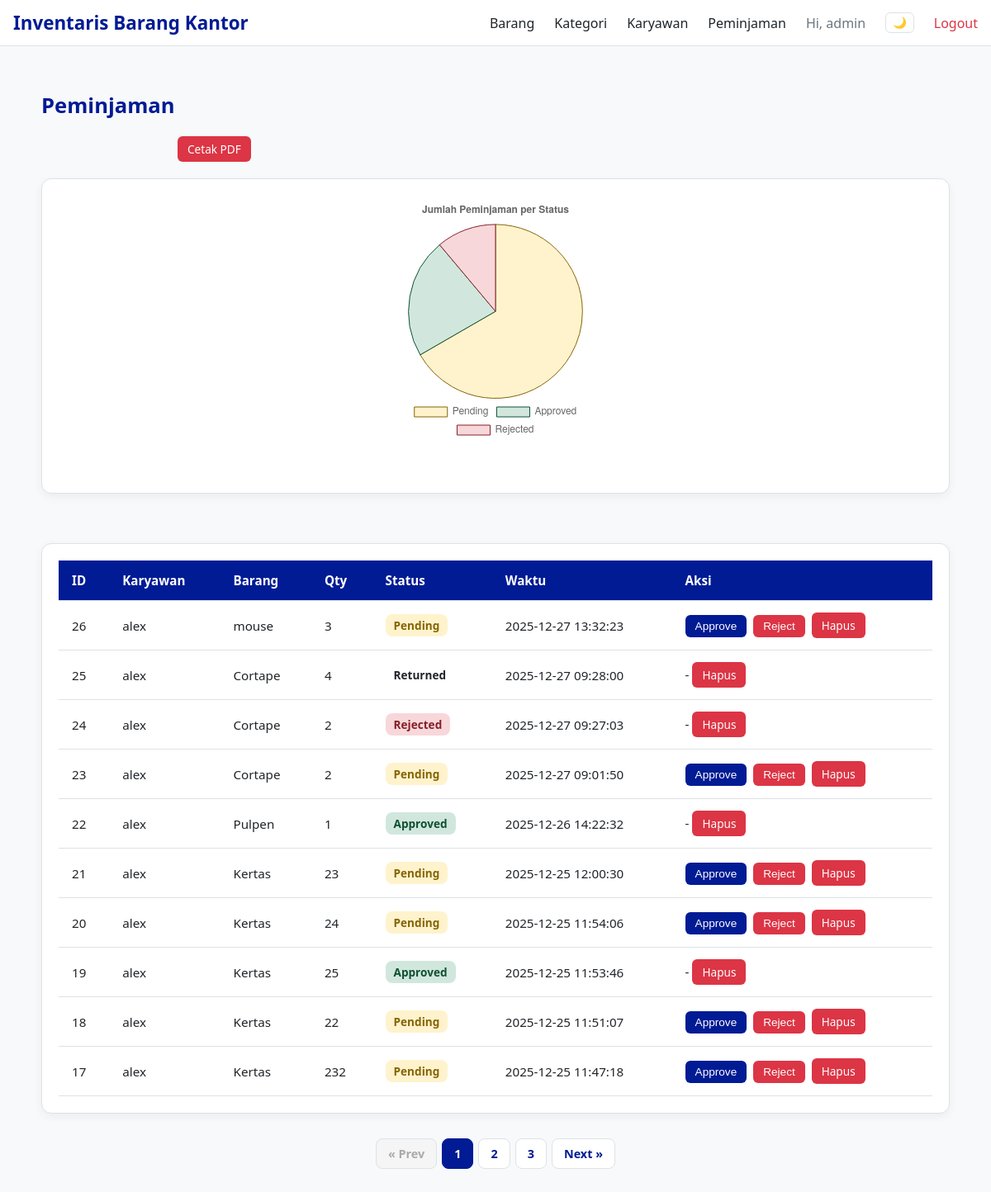
Screenshot of /?url=admin/loans (signed in) with the database file from the repository.
### tables this page shows
CREATE TABLE `loans` (
  `id` int(11) NOT NULL,
  `employee_id` int(11) NOT NULL,
  `item_id` int(11) NOT NULL,
  `quantity` int(11) NOT NULL DEFAULT 1,
  `status` enum('pending','approved','rejected','returned') DEFAULT 'pending',
  `requested_at` timestamp NOT NULL DEFAULT current_timestamp(),
  `processed_at` datetime DEFAULT NULL
);

CREATE TABLE `employees` (
  `id` int(11) NOT NULL,
  `name` varchar(100) NOT NULL,
  `email` varchar(100) NOT NULL,
  `password` varchar(255) NOT NULL,
  `role` enum('admin','karyawan') NOT NULL DEFAULT 'karyawan',
  `created_at` timestamp NOT NULL DEFAULT current_timestamp()
);

CREATE TABLE `items` (
  `id` int(11) NOT NULL,
  `category_id` int(11) NOT NULL,
  `name` varchar(150) NOT NULL,
  `quantity` int(11) NOT NULL DEFAULT 0,
  `description` text DEFAULT NULL,
  `condition` enum('bagus','rusak') NOT NULL DEFAULT 'bagus'
);

### app/controllers/AdminController.php (called while the page is built, shortened)
<?php
require_once __DIR__.'/../models/Loan.php';
class AdminController {
   public function loans()
{
    $loanModel = new loan();
    $limit = 10;
    $page = isset($_GET['page']) ? (int)$_GET['page'] : 1;
    $page = max($page, 1);
    $offset = ($page - 1) * $limit;
    $totalLoans = $loanModel->countAll();
    $totalPages = ceil($totalLoans / $limit);
    $loans = $loanModel->getPaginated($limit, $offset);
    require __DIR__ . '/../views/admin/loans.php';
}
}

### config/database.php (called while the page is built)
<?php
return [ 'host'=>'127.0.0.1','db'=>'inventaris12','user'=>'root','pass'=>'','charset'=>'utf8mb4' ];

### app/models/Model.php (called while the page is built, shortened)
<?php
class Model
{
    public function __construct()
    {
        $cfg = require __DIR__ . '/../../config/database.php';
        $dsn = "mysql:host={$cfg['host']};dbname={$cfg['db']};charset={$cfg['charset']}";
        $this->pdo = new PDO(
            $dsn,
            $cfg['user'],
            $cfg['pass'],
            [
                PDO::ATTR_ERRMODE => PDO::ERRMODE_EXCEPTION
            ]
        );
    }
}

### app/models/Loan.php (called while the page is built, shortened)
<?php
require_once __DIR__ . '/Model.php';
class Loan extends Model
{
public function getPaginated($limit, $offset)
{
    $stmt = $this->pdo->prepare("
        SELECT loans.*, employees.name AS employee_name, items.name AS item_name
        FROM loans
        JOIN employees ON loans.employee_id = employees.id
        JOIN items ON loans.item_id = items.id
        ORDER BY loans.requested_at DESC
        LIMIT :limit OFFSET :offset
    ");
    $stmt->bindValue(':limit', $limit, PDO::PARAM_INT);
    $stmt->bindValue(':offset', $offset, PDO::PARAM_INT);
    $stmt->execute();
    return $stmt->fetchAll(PDO::FETCH_ASSOC);
}
public function countAll()
{
    return $this->pdo->query("SELECT COUNT(*) FROM loans")->fetchColumn();
}
}

### app/views/admin/loans.php (the view, shortened to what this page needs)
<?php require __DIR__.'/../layout/header.php'; ?>
<div class="page-header">
  <h3>Peminjaman</h3>
</div>
<a href="?url=admin/loansPrint" target="_blank" class="btn-sm btn-danger" style="margin-left:215px; margin-bottom:20px;">Cetak PDF</a>
<div class="table-wrapper">
  <canvas id="loanChart"></canvas>
</div>
<?php
$statuses = ['pending'=>0, 'approved'=>0, 'rejected'=>0];
foreach ($loans as $l) {
    $status = strtolower($l['status']);
    if(isset($statuses[$status])) $statuses[$status]++;
}
?>
<script>
const ctx = document.getElementById('loanChart').getContext('2d');
const loanChart = new Chart(ctx, {
    type: 'pie',
    data: {
        labels: ['Pending', 'Approved', 'Rejected'],
        datasets: [{
            data: [
                <?= $statuses['pending'] ?>,
                <?= $statuses['approved'] ?>,
                <?= $statuses['rejected'] ?>
            ],
            backgroundColor: ['#fff3cd','#d1e7dd','#f8d7da'],
            borderColor: ['#856404','#0f5132','#842029'],
            borderWidth: 1
        }]
    },
    options: {
        responsive: true,
        plugins: {
            title: { display: true, text: 'Jumlah Peminjaman per Status' },
            legend: { position: 'bottom' }
        }
    }
});
</script>
<div class="table-wrapper">
  <table>
    <thead>
      <tr>
        <th>ID</th>
        <th>Karyawan</th>
        <th>Barang</th>
        <th>Qty</th>
        <th>Status</th>
        <th>Waktu</th>
        <th>Aksi</th>
      </tr>
    </thead>
    <tbody>
      <?php foreach ($loans as $l): ?>
        <tr>
          <td><?= $l['id'] ?></td>
          <td><?= htmlspecialchars($l['employee_name']) ?></td>
          <td><?= htmlspecialchars($l['item_name']) ?></td>
          <td><?= $l['quantity'] ?></td>
          <td><span class="status <?= strtolower($l['status']) ?>"><?= htmlspecialchars($l['status']) ?></span></td>
          <td><?= htmlspecialchars($l['requested_at']) ?></td>
          <td>
            <?php if ($l['status'] === 'pending'): ?>
              <form method="post" style="display:inline" action="?url=admin/validateLoan">
                <button name="action" value="approve" class="btn-sm btn-success">Approve</button>
                <button name="action" value="reject" class="btn-sm btn-danger">Reject</button>
              </form>
            <?php else: ?>
              -
            <?php endif; ?>
            <a class="btn-sm btn-danger" href="?url=admin/loanDelete&id=<?= $l['id'] ?>" onclick="return confirm('Yakin ingin menghapus data ini?')">Hapus</a>
          </td>
        </tr>
      <?php endforeach; ?>
    </tbody>
  </table>
</div>
<div class="pagination">
  <?php if ($page > 1): ?>
    <a href="?url=admin/loans&page=<?= $page - 1 ?>">« Prev</a>
  <?php else: ?>
    <span class="disabled">« Prev</span>
  <?php endif; ?>
  <?php for ($i=1; $i<=$totalPages; $i++): ?>
    <?php if ($i==$page): ?>
      <span class="active"><?= $i ?></span>
    <?php else: ?>
      <a href="?url=admin/loans&page=<?= $i ?>"><?= $i ?></a>
    <?php endif; ?>
  <?php endfor; ?>
  <?php if ($page < $totalPages): ?>
    <a href="?url=admin/loans&page=<?= $page + 1 ?>">Next »</a>
  <?php else: ?>
    <span class="disabled">Next »</span>
  <?php endif; ?>
</div>
<?php require __DIR__.'/../layout/footer.php'; ?>

### app/views/layout/header.php (style rules this page uses)
:root { --primary:#001b94ff; --danger:#dc3545; --bg:#f8f9fa; --white:#fff; --text:#212529; --text-light:#6c757d; --border:#dee2e6; }
* { box-sizing:border-box; }
body { margin:0; font-family:'Segoe UI',Arial,sans-serif; background-color:var(--bg); color:var(--text); padding-top:70px; transition:background-color 0.3s,color 0.3s; }
a { text-decoration:none;color:var(--text); }

### app/views/admin/loans.php (style rules this page uses)
.page-header { display: flex; justify-content: space-between; align-items: center; margin: 40px auto 20px; max-width: 1100px; }
.page-header h3 { margin: 0; color: var(--primary); font-size: 1.6rem; font-weight: 700; }
.table-wrapper { max-width: 1100px; margin: 0 auto 60px; background: var(--white); border: 1px solid var(--border); border-radius: 12px; box-shadow: 0 4px 12px rgba(0,0,0,0.05); overflow-x: auto; padding: 20px; }
table { width: 100%; border-collapse: collapse; font-family: inherit; }
thead { background-color: var(--primary); color: #fff; }
th, td { padding: 14px 16px; text-align: left; border-bottom: 1px solid var(--border); font-size: 0.95rem; vertical-align: middle; }
.status { padding: 4px 10px; border-radius: 8px; font-weight: 600; font-size: 0.85rem; text-transform: capitalize; display: inline-block; }
.status.pending { background-color: #fff3cd; color: #856404; }
.status.approved { background-color: #d1e7dd; color: #0f5132; }
.status.rejected { background-color: #f8d7da; color: #842029; }
.btn-sm { padding: 6px 12px; border-radius: 6px; font-size: 0.85rem; text-decoration: none; color: #fff; font-weight: 500; margin-right: 4px; display: inline-block; transition: background-color 0.2s ease, transform 0.1s ease; border: none; cursor: pointer; }
.btn-success { background-color: var(--primary); }
.btn-danger { background-color: #dc3545; }
.pagination { display: flex; justify-content: center; align-items: center; gap: 6px; margin: -30px auto 40px; max-width: 1100px; }
.pagination a, .pagination span { padding: 8px 14px; border-radius: 8px; border: 1px solid var(--border); background: #fff; text-decoration: none; font-size: 0.9rem; font-weight: 600; color: var(--primary); transition: all 0.2s ease; }
.pagination .active { background-color: var(--primary); color: #fff; border-color: var(--primary); pointer-events: none; }
.pagination .disabled { color: #aaa; background-color: #f5f5f5; pointer-events: none; }
#loanChart { max-width: 700px; margin: 0 auto 40px; }

### rows the page displays
loans: id "26", employee.name "alex", item.name "mouse", quantity "3", status "Pending", requested_at "2025-12-27 13:32:23"
loans: id "25", employee.name "alex", item.name "Cortape", quantity "4", status "Returned", requested_at "2025-12-27 09:28:00"
loans: id "24", employee.name "alex", item.name "Cortape", quantity "2", status "Rejected", requested_at "2025-12-27 09:27:03"
loans: id "23", employee.name "alex", item.name "Cortape", quantity "2", status "Pending", requested_at "2025-12-27 09:01:50"
loans: id "22", employee.name "alex", item.name "Pulpen", quantity "1", status "Approved", requested_at "2025-12-26 14:22:32"
loans: id "21", employee.name "alex", item.name "Kertas", quantity "23", status "Pending", requested_at "2025-12-25 12:00:30"
loans: id "20", employee.name "alex", item.name "Kertas", quantity "24", status "Pending", requested_at "2025-12-25 11:54:06"
loans: id "19", employee.name "alex", item.name "Kertas", quantity "25", status "Approved", requested_at "2025-12-25 11:53:46"
loans: id "18", employee.name "alex", item.name "Kertas", quantity "22", status "Pending", requested_at "2025-12-25 11:51:07"
loans: id "17", employee.name "alex", item.name "Kertas", quantity "232", status "Pending", requested_at "2025-12-25 11:47:18"

### other values shown
$_SESSION['user']['name'] "admin"
chart data {{ $statuses['pending'] }} 6
chart data {{ $statuses['approved'] }} 2
chart data {{ $statuses['rejected'] }} 1
